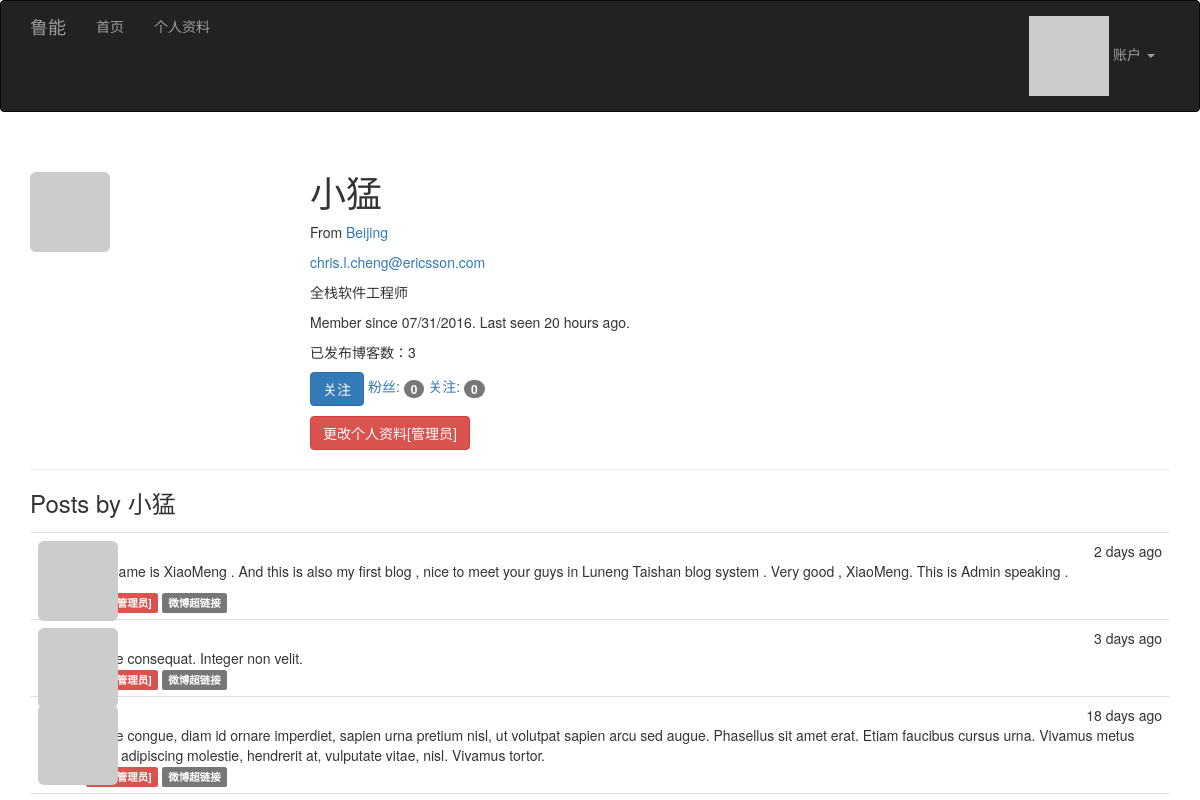
Before: /user/小猛 (signed in) with the older database file.
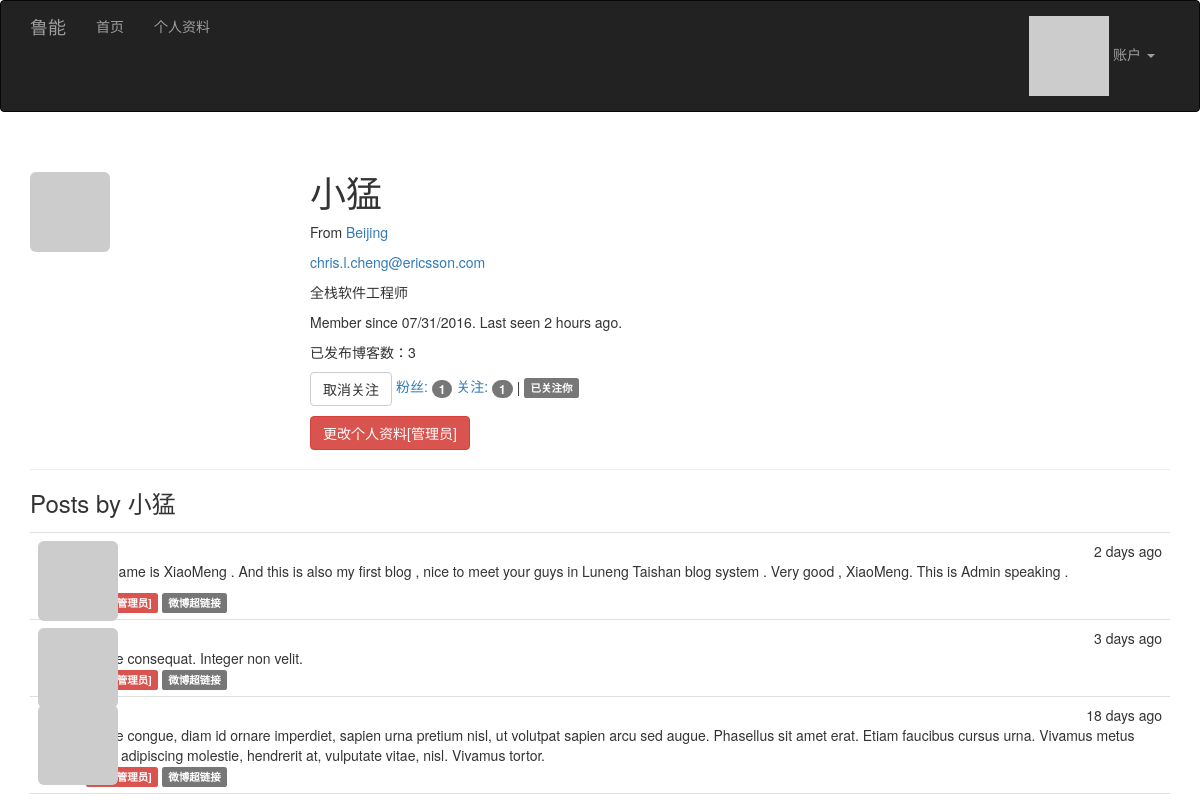
After: the same page with the newer database file.
### app/models.py (models this page shows, shortened)
class User(UserMixin,db.Model):
    __tablename__='users'
    id=db.Column(db.Integer,primary_key=True)
    email=db.Column(db.String(64),unique=True,index=True)
    username=db.Column(db.String(64),unique=True,index=True)
    password_hash=db.Column(db.String(128))
    role_id=db.Column(db.Integer,db.ForeignKey('roles.id'))
    name=db.Column(db.String(64))
    location=db.Column(db.String(64))
    about_me=db.Column(db.Text())
    member_since=db.Column(db.DateTime(),default=datetime.utcnow)
    last_seen=db.Column(db.DateTime(),default=datetime.utcnow)
    avatar_hash=db.Column(db.String(32))
    posts=db.relationship('Post',backref='author',lazy='dynamic')
    followed=db.relationship('Follow',foreign_keys=[Follow.follower_id],backref=db.backref('follwer',lazy='joined'),lazy='dynamic',cascade='all,delete-orphan')
    followers=db.relationship('Follow',foreign_keys=[Follow.followed_id],backref=db.backref('followed', lazy='joined'),lazy='dynamic',cascade='all, delete-orphan')
    @property
    def password(self):
        raise AttributeError('password is not a readable attribute')
    def can(self,permissions):
        return self.role is not None and (self.role.permissions & permissions) == permissions
    def is_administrator(self):
        return self.can(Permission.ADMINISTER)
    def ping(self):
        self.last_seen=datetime.utcnow()
        db.session.add(self)
    def gravatar(self,size=100,default='identicon',rating='g'):
        if request.is_secure:
            url = 'https://secure.gravatar.com/avatar'
        else:
            url = 'http://cn.gravatar.com/avatar'
        hash= self.avatar_hash or hashlib.md5(str(self.email).encode('utf-8')).hexdigest()
        return '{url}/{hash}?s={size}&d={default}&r={rating}'.format(url=url, hash=hash, size=size, default=default, rating=rating)
    def is_following(self,user):
        return self.followed.filter_by(followed_id=user.id).first() is not None

class Post(db.Model):
    __tablename__ = 'posts'
    id = db.Column(db.Integer, primary_key=True)
    body = db.Column(db.Text)
    timestamp = db.Column(db.DateTime, index=True, default=datetime.utcnow)
    author_id = db.Column(db.Integer, db.ForeignKey('users.id'))
    body_html=db.Column(db.Text)

### app/main/views.py (the view)
@main.route('/user/<username>')
def user(username):
    user=User.query.filter_by(username=username).first()
    if user is None:
        abort(404)
    posts=user.posts.order_by(Post.timestamp.desc()).all()
    return render_template('user.html',user=user,posts=posts)

### app/auth/views.py (called while the page is built)
@auth.before_app_request
def before_request():
    if current_user.is_authenticated:
        current_user.ping()

### app/main/__init__.py (called while the page is built)
@main.app_context_processor
def inject_permissions():
    return dict(Permission=Permission)

### app/models.py (called while the page is built)
@login_manager.user_loader
def load_user(user_id):
    return User.query.get(int(user_id))

### app/templates/user.html (shortened to what this page needs)
{% extends "base.html" %}
{% block page_content %}
<div class="page-header">
    <img class="img-rounded profile-thumbnail" src="{{ user.gravatar(size=256) }}">
    <div class="profile-header">
        <h1>{{ user.username }}</h1>
        {% if user.name or user.location %}
        <p>
            {% if user.location %}
                From <a href="http://map.baidu.com/?q={{ user.location }}">{{ user.location }}</a>
            {% endif %}
        </p>
        {% endif %}
        {% if current_user.is_administrator() %}
        <p><a href="mailto:{{ user.email }}">{{ user.email }}</a></p>
        {% endif %}
        {% if user.about_me %}<p>{{ user.about_me }}</p>{% endif %}
        <p>Member since {{ moment(user.member_since).format('L') }}. Last seen {{ moment(user.last_seen).fromNow() }}.</p>
        <p>已发布博客数：{{ user.posts.count() }}</p>
        <p>
            {% if current_user.can(Permission.FOLLOW) and user != current_user %}
                {% if not current_user.is_following(user) %}
                <a href="{{ url_for('.follow', username=user.username) }}"
                    class="btn btn-primary">关注</a>
                {% else %}
                <a href="{{ url_for('.unfollow', username=user.username) }}"
                   class="btn btn-default">取消关注</a>
                {% endif %}
            {% endif %}
            <a href="{{ url_for('.followers', username=user.username) }}">
                粉丝: <span class="badge">{{ user.followers.count() }}</span>
            </a>
            <a href="{{ url_for('.followed_by', username=user.username) }}">
                关注: <span class="badge">{{ user.followed.count() }}</span>
            </a>
            {% if current_user.is_authenticated and user != current_user and user.is_following(current_user) %}
            | <span class="label label-default">已关注你</span>
            {% endif %}
        </p>
        <p>
            {% if current_user.is_administrator() %}
            <a class="btn btn-danger" href="{{ url_for('.edit_profile_admin', id=user.id) }}">更改个人资料[管理员]</a>
            {% endif %}
        </p>
    </div>
</div>
<h3>Posts by {{ user.username }}</h3>
{% include '_posts.html' %}
{% endblock %}

### app/templates/base.html (shortened to what this page needs)
{% extends "bootstrap/base.html" %}
{% block head %}
{{ super() }}
<link rel="stylesheet" type="text/css" href="{{ url_for('static', filename='styles.css') }}">
{% endblock %}
{% block navbar %}
<div class="navbar navbar-inverse" role="navigation">
    <div class="container">
        <div class="navbar-header">
            <a class="navbar-brand" href="/">鲁能</a>
        </div>
        <div class="navbar-collapse collapse">
            <ul class="nav navbar-nav">
                <li><a href="/">首页</a></li>
                {% if current_user.is_authenticated %}
                <li><a href="{{ url_for('main.user', username=current_user.username) }}">个人资料</a></li>
                {% endif %}
            </ul>
            <ul class="nav navbar-nav navbar-right">
                {% if current_user.is_authenticated %}
                <li class="dropdown">
                    <a href="#" class="dropdown-toggle" data-toggle="dropdown">
                        <img src="{{ current_user.gravatar(size=18) }}">
                        账户 <b class="caret"></b>
                    </a>
                </li>
                {% else %}
                <li><a href="{{ url_for('auth.login') }}">登陆</a></li>
                {% endif %}
            </ul>
        </div>
    </div>
</div>
{% endblock %}
{% block content %}
<div class="container">
    {% block page_content %}{% endblock %}
</div>
{% endblock %}

### app/templates/_posts.html
<ul class="posts">
    {% for post in posts %}
    <li class="post">
        <div class="post-thumbnail">
            <a href="{{ url_for('.user', username=post.author.username) }}">
                <img class="img-rounded profile-thumbnail" src="{{ post.author.gravatar(size=40) }}">
            </a>
        </div>
        <div class="post-content">
            <div class="post-date">{{ moment(post.timestamp).fromNow() }}</div>
            <div class="post-author"><a href="{{ url_for('.user', username=post.author.username) }}">{{ post.author.username }}</a></div>
            <div class="post-body">
                {% if post.body_html %}
                    {{ post.body_html | safe }}
                {% else %}
                    {{ post.body }}
                {% endif %}
            </div>
            <div class="post-footer">
                {% if current_user == post.author %}
                <a href="{{ url_for('.edit', id=post.id) }}">
                    <span class="label label-primary">编辑</span>
                </a>
                {% elif current_user.is_administrator() %}
                <a href="{{ url_for('.edit', id=post.id) }}">
                    <span class="label label-danger">编辑[管理员]</span>
                </a>
                {% endif %}
                <a href="{{ url_for('.post', id=post.id) }}">
                    <span class="label label-default">微博超链接</span>
                </a>
            </div>
        </div>
    </li>
    {% endfor %}
</ul>

### app/static/styles.css (style rules this page uses)
.profile-thumbnail { position: absolute; }
.profile-header { min-height: 260px; margin-left: 280px; }
ul.posts { list-style-type: none; padding: 0px; margin: 16px 0px 0px 0px; border-top: 1px solid #e0e0e0; }
ul.posts li.post { padding: 8px; border-bottom: 1px solid #e0e0e0; }
div.post-date { float: right; }
div.post-author { font-weight: bold; }
div.post-thumbnail { position: absolute; }
div.post-content { margin-left: 48px; min-height: 48px; }

Changed rows visible on the page:
changed User "小猛": last_seen "20 hours ago" → "2 hours ago"
Other visible differences:
{{ user.followers.count() }}: "0" → "1"
{{ user.followed.count() }}: "0" → "1"
text no longer shown: "关注"
text now shown: "取消关注 | 已关注你"
